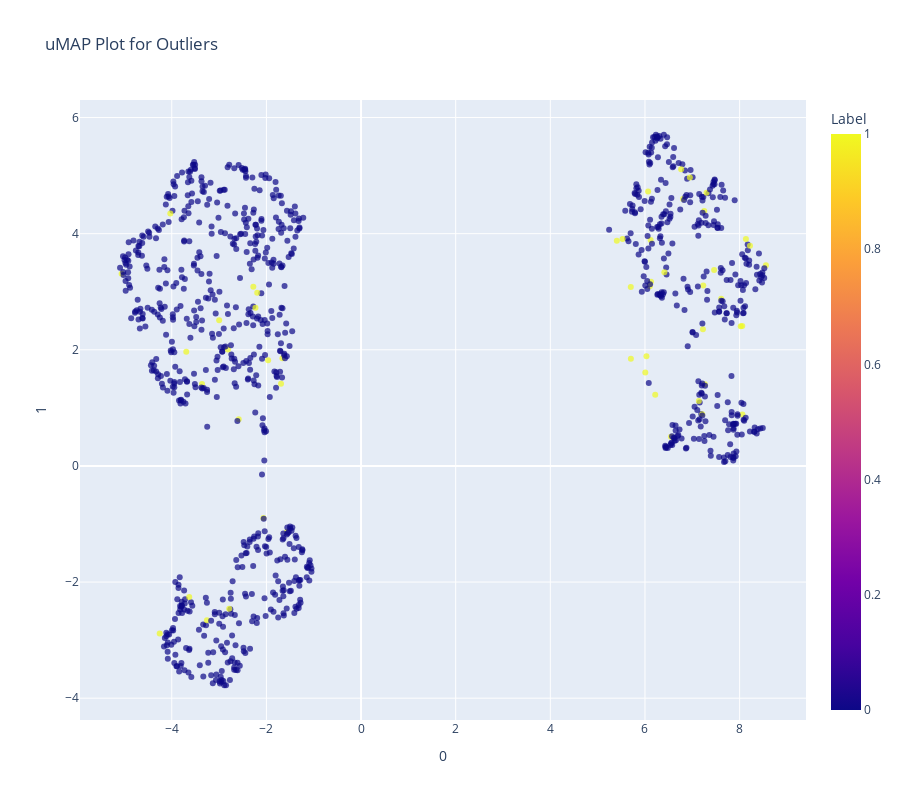

The notebook cell saved with this chart:
### Code cell
plot_model(iforest, plot = 'umap')

### Figure 1 — Plotly figure (JSON) as saved in the notebook; plotly's stock layout.template omitted (floating-point values rounded to 4 significant figures; data arrays with more than 128 entries replaced by an {"elided": "..."} marker saying what was removed)
{"data": [{"customdata": {"elided": "1000x1 float values"}, "hoverlabel": {"namelength": 0}, "hovertemplate": "0=%{x}<br>1=%{y}<br>Feature=%{customdata[0]}<br>Label=%{marker.color}", "legendgroup": "", "marker": {"color": {"elided": "1000 int values"}, "coloraxis": "coloraxis", "opacity": 0.7, "symbol": "circle"}, "mode": "markers", "name": "", "showlegend": false, "type": "scatter", "x": {"elided": "1000 float values"}, "xaxis": "x", "y": {"elided": "1000 float values"}, "yaxis": "y"}], "layout": {"coloraxis": {"colorbar": {"title": {"text": "Label"}}, "colorscale": [[0, "#0d0887"], [0.1111, "#46039f"], [0.2222, "#7201a8"], [0.3333, "#9c179e"], [0.4444, "#bd3786"], [0.5556, "#d8576b"], [0.6667, "#ed7953"], [0.7778, "#fb9f3a"], [0.8889, "#fdca26"], [1, "#f0f921"]]}, "height": 800, "legend": {"tracegroupgap": 0}, "title": {"text": "uMAP Plot for Outliers"}, "width": 900, "xaxis": {"anchor": "y", "autorange": true, "domain": [0, 1], "range": [-5.94, 9.403], "title": {"text": "0"}, "type": "linear"}, "yaxis": {"anchor": "x", "autorange": true, "domain": [0, 1], "range": [-4.376, 6.302], "title": {"text": "1"}, "type": "linear"}}}
